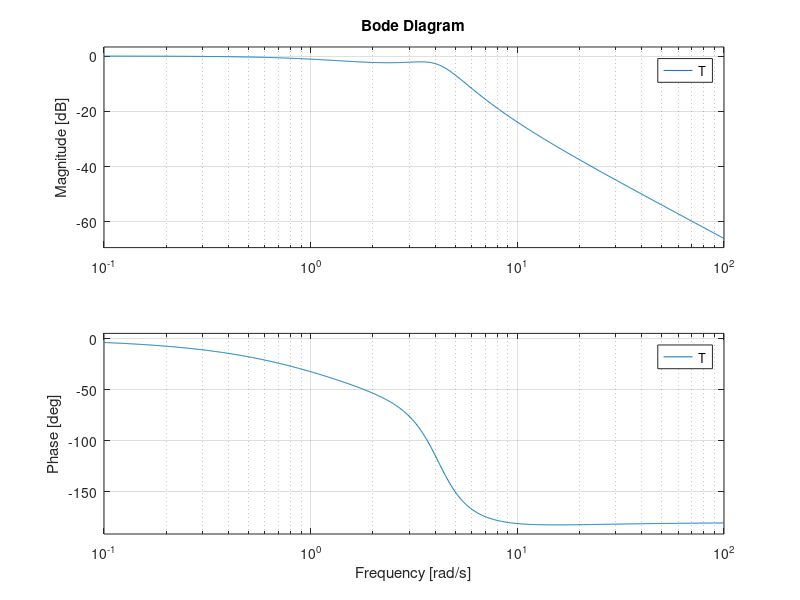

The MATLAB source for this figure:
% ---a---

UP = [1 5];
DOWN = [1 4 16 0];

G = tf(UP,DOWN)

K = input('Type K : ');

% ---b, c---
T = feedback(K*G, 1)
bode(T)

[M, P, w] = bode(T);
[Mp i] = max(M);
Mp
MpdB = 20 * log10(Mp)
wp = w(i)
for i=1:1:length(M);
    if M(i) <= 0.707;
        fprintf('Bandwidth = %g', w(i))
        break
    end
end    


